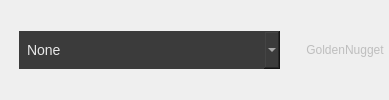
     <widget class="QWidget" name="deviceBar" native="true">
      <layout class="QHBoxLayout" name="horizontalLayout_4">
       <property name="spacing">
        <number>1</number>
       </property>
       <property name="leftMargin">
        <number>0</number>
       </property>
       <property name="topMargin">
        <number>0</number>
       </property>
       <property name="rightMargin">
        <number>0</number>
       </property>
       <property name="bottomMargin">
        <number>0</number>
       </property>
       <item>
        <widget class="QWidget" name="horizontalWidget_2" native="true">
         <property name="minimumSize">
          <size>
           <width>300</width>
           <height>0</height>
          </size>
         </property>
         <layout class="QHBoxLayout" name="horizontalLayout_19">
          <property name="spacing">
           <number>1</number>
          </property>
          <property name="leftMargin">
           <number>0</number>
          </property>
          <property name="topMargin">
           <number>0</number>
          </property>
          <property name="rightMargin">
           <number>0</number>
          </property>
          <property name="bottomMargin">
           <number>0</number>
          </property>
          <item>
           <widget class="QWidget" name="horizontalWidget_3" native="true">
            <property name="sizePolicy">
             <sizepolicy hsizetype="Preferred" vsizetype="Preferred">
              <horstretch>0</horstretch>
              <verstretch>0</verstretch>
             </sizepolicy>
            </property>
            <layout class="QHBoxLayout" name="horizontalLayout_15">
             <property name="spacing">
              <number>0</number>
             </property>
             <property name="leftMargin">
              <number>0</number>
             </property>
             <property name="topMargin">
              <number>0</number>
             </property>
             <property name="rightMargin">
              <number>0</number>
             </property>
             <property name="bottomMargin">
              <number>0</number>
             </property>
             <item>
              <widget class="QToolButton" name="phoneIconBtn">
               <property name="enabled">
                <bool>false</bool>
               </property>
               <property name="minimumSize">
                <size>
                 <width>0</width>
                 <height>38</height>
                </size>
               </property>
               <property name="styleSheet">
                <string notr="true">QToolButton {
	border-top-right-radius: 0px;
	border-bottom-right-radius: 0px;
	min-height: 38px;
	margin-top: 1px;
}</string>
               </property>
               <property name="icon">
                <iconset resource="resources.qrc">
                 <normaloff>:/icon/phone.svg</normaloff>:/icon/phone.svg</iconset>
               </property>
              </widget>
             </item>
             <item>
              <widget class="QComboBox" name="devicePicker">
               <property name="styleSheet">
                <string notr="true">#devicePicker {
	background-color: #3b3b3b;
    border: none;
    color: #e8e8e8;
    font-size: 14px;
    min-height: 38px;
	min-width: 35px;
	padding-left: 8px;
}

#devicePicker::drop-down {
    image: url(:/icon/caret-down-fill.svg);
	icon-size: 16px;
    subcontrol-position: right center;
	margin-right: 8px;
}

#devicePicker QAbstractItemView {
	background-color: #3b3b3b;
    outline: none;
	margin-top: 1px;
}

#devicePicker QAbstractItemView::item {
	background-color: #3b3b3b;
	color: #e8e8e8;
	min-height: 38px;
    padding-left: 8px;
}

#devicePicker QAbstractItemView::item:hover {
    background-color: #535353;
    color: #ffffff;
}</string>
               </property>
               <property name="currentIndex">
                <number>-1</number>
               </property>
               <property name="placeholderText">
                <string notr="true">None</string>
               </property>
               <property name="duplicatesEnabled">
                <bool>true</bool>
               </property>
              </widget>
             </item>
            </layout>
           </widget>
          </item>
          <item>
           <widget class="QToolButton" name="refreshBtn">
            <property name="cursor">
             <cursorShape>PointingHandCursor</cursorShape>
            </property>
            <property name="styleSheet">
             <string notr="true">QToolButton {
	border-radius: 0px;
}</string>
            </property>
            <property name="icon">
             <iconset resource="resources.qrc">
              <normaloff>:/icon/arrow-clockwise.svg</normaloff>:/icon/arrow-clockwise.svg</iconset>
            </property>
            <property name="checkable">
             <bool>false</bool>
            </property>
            <property name="toolButtonStyle">
             <enum>Qt::ToolButtonIconOnly</enum>
            </property>
            <property name="cls" stdset="0">
             <string notr="true">btn</string>
            </property>
           </widget>
          </item>
         </layout>
        </widget>
       </item>
       <item>
        <widget class="QToolButton" name="titleBar">
         <property name="enabled">
          <bool>false</bool>
         </property>
         <property name="sizePolicy">
          <sizepolicy hsizetype="Expanding" vsizetype="Fixed">
           <horstretch>0</horstretch>
           <verstretch>0</verstretch>
          </sizepolicy>
         </property>
         <property name="styleSheet">
          <string notr="true">QToolButton {
	border-top-left-radius: 0px;
	border-bottom-left-radius: 0px;
}</string>
         </property>
         <property name="text">
          <string notr="true">GoldenNugget</string>
         </property>
        </widget>
       </item>
      </layout>
     </widget>
